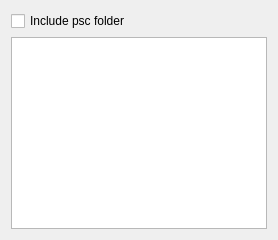
<?xml version="1.0" encoding="UTF-8"?>
<ui version="4.0">
  <class>PubSubTab</class>
  <widget class="QWidget" name="PubSubTab">
    <property name="windowTitle"><string>PubSub</string></property>
    <layout class="QVBoxLayout" name="rootLayout">
      <item>
        <layout class="QHBoxLayout" name="topRow">
          <item>
            <widget class="QCheckBox" name="includedCheck">
              <property name="toolTip"><string>Include the psc folder in the RFH2 header</string></property>
              <property name="text"><string>Include psc folder</string></property>
            </widget>
          </item>
          <item>
            <spacer name="topHSpacer">
              <property name="orientation"><enum>Qt::Horizontal</enum></property>
              <property name="sizeHint" stdset="0">
                <size><width>40</width><height>20</height></size>
              </property>
            </spacer>
          </item>
        </layout>
      </item>
      <item>
        <widget class="QPlainTextEdit" name="xmlEdit">
          <property name="toolTip"><string>XML content of the psc pub/sub command folder</string></property>
        </widget>
      </item>
    </layout>
  </widget>
</ui>
